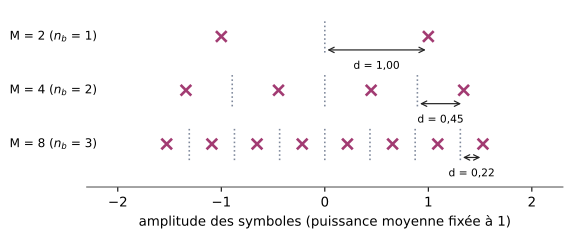

Here is the Python script that generated this plot:
"""Figure — Constellations 2-PAM, 4-PAM et 8-PAM de même puissance moyenne (partiel TS227 2019-2020, q. 11).
Figure calculée (complément) : symboles ±d, ±3d, … avec σ_A² = d²(M² − 1)/3 = 1, donc d = √(3/(M² − 1)).
Seuils de décision en pointillés gris ; la flèche indique la demi-distance d entre un symbole et le seuil voisin."""
import matplotlib
matplotlib.use("svg")
import matplotlib.pyplot as plt
import matplotlib.ticker as mticker
import numpy as np
from pathlib import Path

# --- Style commun des figures Bristol (recopié dans chaque script) ---
plt.rcParams.update({
    "font.family": "DejaVu Sans", "mathtext.fontset": "dejavusans", "font.size": 10,
    "axes.grid": True, "grid.color": "#DADADA", "grid.linewidth": 0.6,
    "axes.edgecolor": "#555555", "axes.linewidth": 0.8,
    "axes.spines.top": False, "axes.spines.right": False,
    "lines.linewidth": 1.8, "legend.frameon": False,
    "svg.hashsalt": "bristol",  # rendu SVG reproductible
})
BLEU, VERT, MAGENTA, ORANGE = "#2B59C3", "#1B9E77", "#A23B72", "#E08A1E"
GRIS = "#7E889B"   # éléments ajoutés par rapport à la source (conventions.md § 9)
ENCRE = "#222222"

def virgule(ax, axes="xy"):
    """Virgule décimale et vrai signe moins sur les graduations."""
    f = mticker.FuncFormatter(lambda x, _: f"{x:g}".replace(".", ",").replace("-", "−"))
    if "x" in axes: ax.xaxis.set_major_formatter(f)
    if "y" in axes: ax.yaxis.set_major_formatter(f)

def sauver(fig):
    fig.savefig(Path(__file__).with_suffix(".svg"), bbox_inches="tight", metadata={"Date": None})
# --- Fin du style commun ---
fig, ax = plt.subplots(figsize=(6.4, 2.4))
for i, M in enumerate((2, 4, 8)):
    d = np.sqrt(3 / (M ** 2 - 1))
    a = d * np.arange(-(M - 1), M, 2)
    y = 2 - i
    ax.plot(a, np.full(M, y), "x", color=MAGENTA, ms=8, mew=2)
    for s in d * np.arange(-(M - 2), M - 1, 2):
        ax.plot([s, s], [y - 0.3, y + 0.3], color=GRIS, ls=":", lw=1.2)
    ax.annotate("", xy=(a[-1] - d, y - 0.25), xytext=(a[-1], y - 0.25),
                arrowprops=dict(arrowstyle="<->", color=ENCRE, lw=0.9))
    ax.text(a[-1] - d / 2, y - 0.45, f"d = {d:.2f}".replace(".", ","), ha="center", va="top", fontsize=8)
    ax.text(-2.2, y, f"M = {M} ($n_b$ = {int(np.log2(M))})", va="center", ha="right", fontsize=9)
ax.set_ylim(-0.8, 2.5); ax.set_xlim(-2.3, 2.3); ax.set_yticks([]); ax.grid(False)
ax.spines["left"].set_visible(False)
ax.set_xlabel("amplitude des symboles (puissance moyenne fixée à 1)"); virgule(ax, "x")
sauver(fig)
